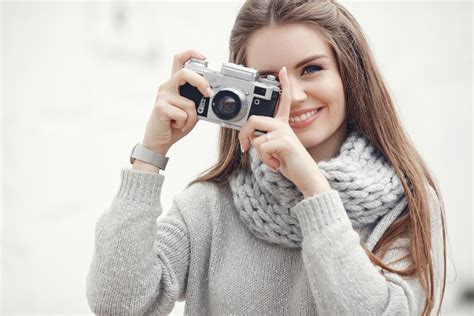
#> input picture OpenCV/Images/img3.jpeg, 474 x 316 px
$ python image_grediant.py
#> lines starting #> are read from the running program, lines starting #| are printed output that depends on the picture
import cv2 as cv
import numpy as np

img=cv.imread('Images/img3.jpeg',cv.IMREAD_GRAYSCALE)
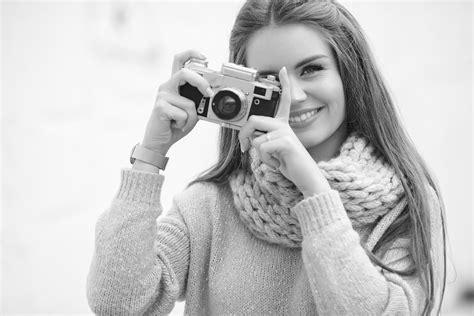
#> img: shape (316, 474); min 6, max 255, mean 197.6
img1=cv.Laplacian(img.copy(),8)
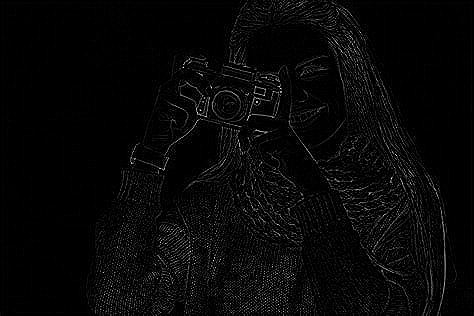
#> img1: shape (316, 474); min 0, max 255, mean 7.6
cv.imshow('Grediant',np.hstack([img,img1]))
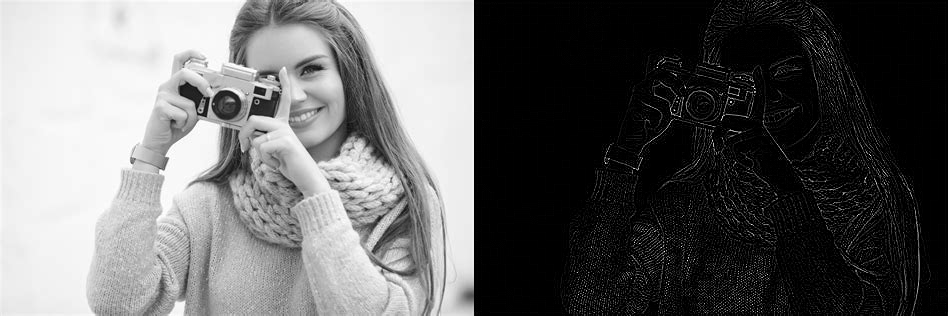
#> window 'Grediant': shape (316, 948); min 0, max 255, mean 102.6

cv.waitKey(0)
cv.destroyAllWindows()

$ run again, with OpenCV/Images/img2.jpeg copied over OpenCV/Images/img3.jpeg
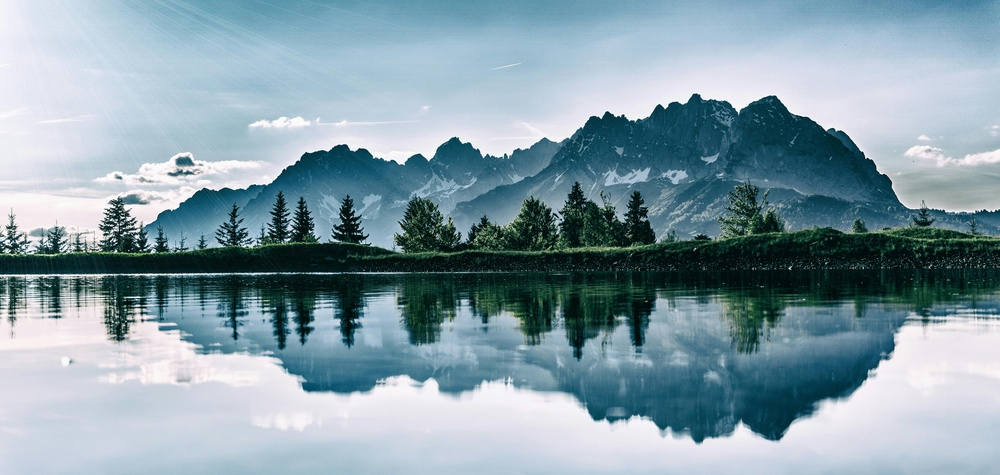
#> input picture OpenCV/Images/img2.jpeg, 1000 x 475 px, shrunk from 6000 x 2848 before the run
#> `img1=cv.Laplacian(img.copy(),8)`:
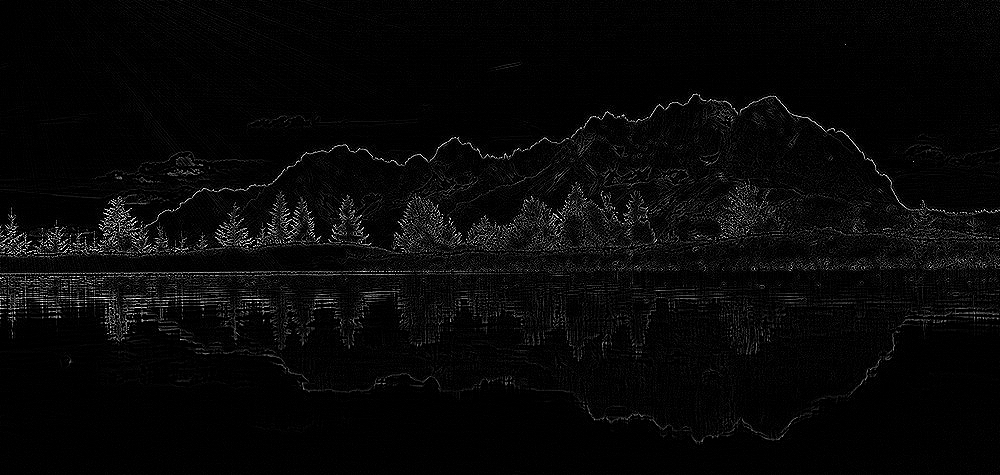
#> img1: shape (475, 1000); min 0, max 255, mean 7.7
#> `cv.imshow('Grediant',np.hstack([img,img1]))`:
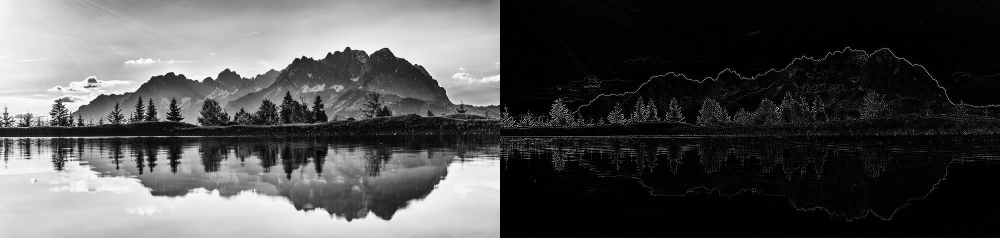
#> window 'Grediant': shape (475, 2000) (shown at 1/2 size); min 0, max 255, mean 79.5

$ run again, with OpenCV/Images/img4.jpeg copied over OpenCV/Images/img3.jpeg
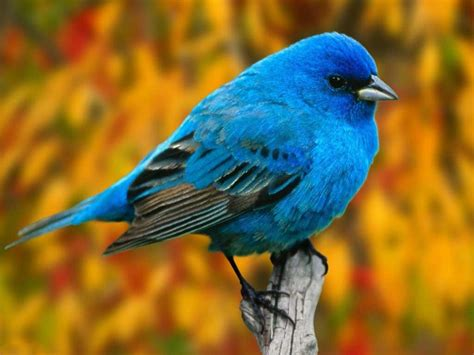
#> input picture OpenCV/Images/img4.jpeg, 474 x 355 px
#> `img1=cv.Laplacian(img.copy(),8)`:
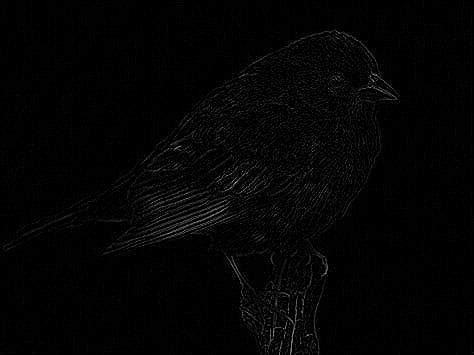
#> img1: shape (355, 474); min 0, max 206, mean 3.7
#> `cv.imshow('Grediant',np.hstack([img,img1]))`:
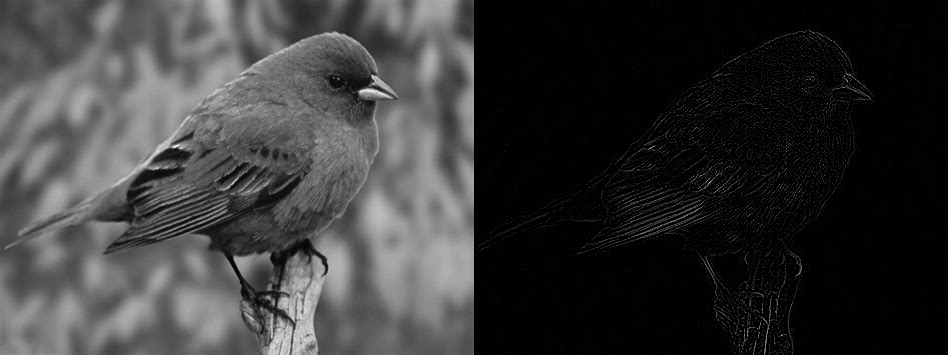
#> window 'Grediant': shape (355, 948); min 0, max 247, mean 55.7

$ run again, with OpenCV/Images/img5.jpeg copied over OpenCV/Images/img3.jpeg
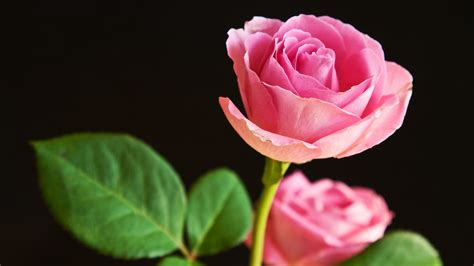
#> input picture OpenCV/Images/img5.jpeg, 474 x 266 px
#> `img1=cv.Laplacian(img.copy(),8)`:
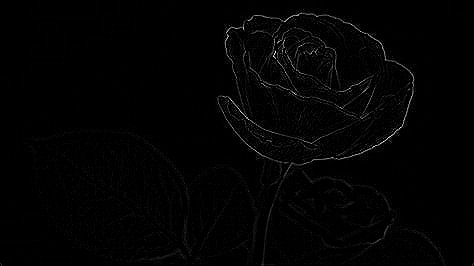
#> img1: shape (266, 474); min 0, max 255, mean 2.8
#> `cv.imshow('Grediant',np.hstack([img,img1]))`:
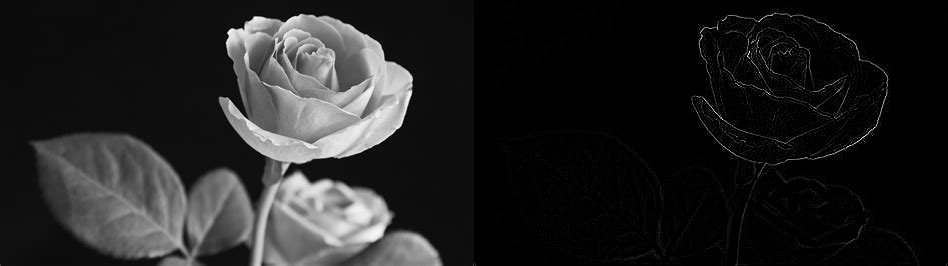
#> window 'Grediant': shape (266, 948); min 0, max 255, mean 33.8
